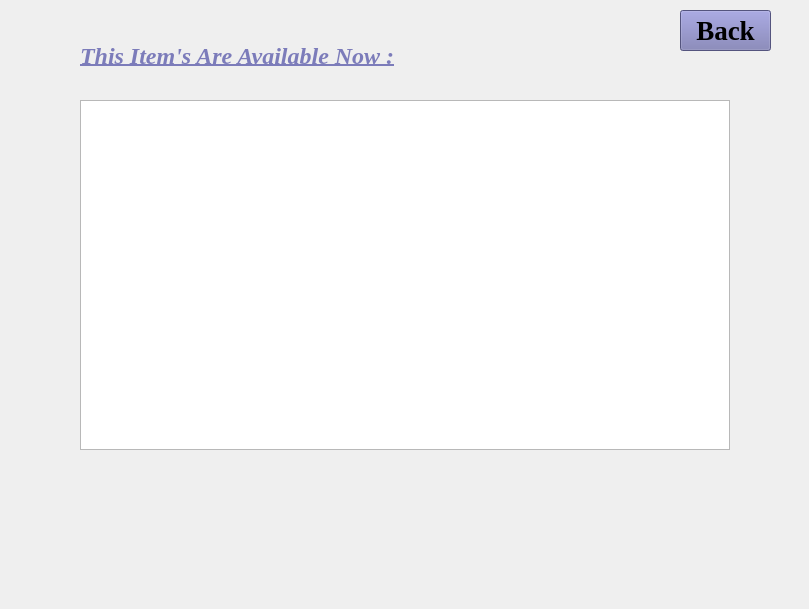
    <widget class="QWidget" name="Available_item">
     <property name="font">
      <font>
       <family>Times New Roman</family>
       <pointsize>13</pointsize>
       <bold>false</bold>
      </font>
     </property>
     <widget class="QLabel" name="Available_item_label">
      <property name="geometry">
       <rect>
        <x>0</x>
        <y>0</y>
        <width>800</width>
        <height>600</height>
       </rect>
      </property>
      <property name="text">
       <string/>
      </property>
      <property name="pixmap">
       <pixmap resource="ABCD.qrc">:/pic/pic/abstract-digital-grid-black-background.jpg</pixmap>
      </property>
      <property name="scaledContents">
       <bool>true</bool>
      </property>
     </widget>
     <widget class="QLabel" name="available_item_txt">
      <property name="geometry">
       <rect>
        <x>80</x>
        <y>40</y>
        <width>471</width>
        <height>31</height>
       </rect>
      </property>
      <property name="font">
       <font>
        <family>Times New Roman</family>
        <pointsize>18</pointsize>
        <italic>true</italic>
        <bold>true</bold>
        <underline>true</underline>
       </font>
      </property>
      <property name="styleSheet">
       <string notr="true">color: rgb(124, 124, 186);</string>
      </property>
      <property name="text">
       <string>This Item's Are Available Now :</string>
      </property>
     </widget>
     <widget class="QTableView" name="available_item_table">
      <property name="geometry">
       <rect>
        <x>80</x>
        <y>100</y>
        <width>650</width>
        <height>350</height>
       </rect>
      </property>
      <property name="font">
       <font>
        <family>Times New Roman</family>
        <pointsize>9</pointsize>
        <bold>false</bold>
       </font>
      </property>
     </widget>
     <widget class="QPushButton" name="available_item_back_button">
      <property name="geometry">
       <rect>
        <x>680</x>
        <y>10</y>
        <width>91</width>
        <height>41</height>
       </rect>
      </property>
      <property name="font">
       <font>
        <family>Times New Roman</family>
        <pointsize>20</pointsize>
        <bold>true</bold>
       </font>
      </property>
      <property name="styleSheet">
       <string notr="true">background-color: rgb(118, 118, 177);
color: rgb(0, 0, 0);</string>
      </property>
      <property name="text">
       <string>Back</string>
      </property>
     </widget>
    </widget>
